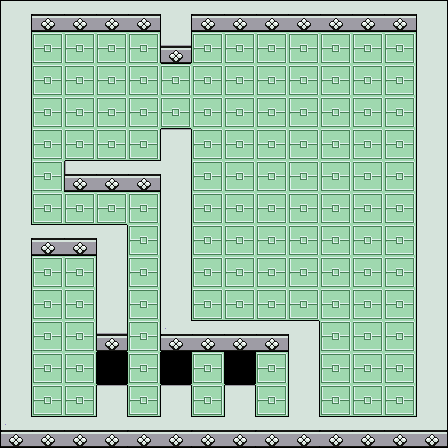

Below is a game level as drawn by its tile map, then a one-line description and the .tmx file that defines it, in full:
An orthogonal 14x14 tile map with 32x32 px tiles, 2 tile layers (Tile Layer 2, Tile Layer 1), 2 tilesets and 14 objects (3x trap, 3x switch, 2x ice, 2x fire, guy, ...).

<map version="1.0" orientation="orthogonal" renderorder="right-down" width="14" height="14" tilewidth="32" tileheight="32" nextobjectid="49">
 <tileset firstgid="1" name="aynNDpb" tilewidth="32" tileheight="32" tilecount="32" columns="8">
  <image source="aynNDpb.png" width="256" height="128" />
 </tileset>
 <tileset firstgid="33" name="entities" tilewidth="32" tileheight="32" tilecount="10" columns="0">
  <tile id="0">
   <image width="32" height="32" source="13 - Ic7yDv4.png" />
  </tile>
  <tile id="1">
   <image width="32" height="32" source="01 - KjpH0ta.png" />
  </tile>
  <tile id="5">
   <image width="32" height="32" source="trap-closed.png" />
  </tile>
  <tile id="6">
   <image width="32" height="32" source="trap-open.png" />
  </tile>
  <tile id="7">
   <image width="16" height="16" source="ice_small.png" />
  </tile>
  <tile id="8">
   <image width="32" height="32" source="window.png" />
  </tile>
  <tile id="9">
   <image width="32" height="32" source="fire.png" />
  </tile>
  <tile id="10">
   <image width="32" height="32" source="warn-tile.png" />
  </tile>
  <tile id="11">
   <image width="32" height="32" source="player.png" />
  </tile>
  <tile id="12">
   <image width="32" height="32" source="switch.png" />
  </tile>
 </tileset>
 <layer name="Tile Layer 2" width="14" height="14">
  <properties>
   <property name="z" type="int" value="1" />
  </properties>
  <data encoding="csv">
0,0,0,0,0,0,0,0,0,0,0,0,0,0,
0,14,14,14,14,14,14,14,14,14,14,14,14,0,
0,14,14,14,14,14,14,14,14,14,14,14,14,0,
0,14,14,14,14,14,14,14,14,14,14,14,14,0,
0,14,14,14,14,14,14,14,14,14,14,14,14,0,
0,14,14,14,14,14,14,14,14,14,14,14,14,0,
0,14,14,14,14,14,14,14,14,14,14,14,14,0,
0,14,14,14,14,14,14,14,14,14,14,14,14,0,
0,14,14,14,14,14,14,14,14,14,14,14,14,0,
0,14,14,14,14,14,14,14,14,14,14,14,14,0,
0,14,14,14,14,14,14,14,14,14,14,14,14,0,
0,14,14,0,14,0,14,0,14,14,14,14,14,0,
0,14,14,14,14,14,14,14,14,14,14,14,14,0,
0,0,0,0,0,0,0,0,0,0,0,0,0,0
</data>
 </layer>
 <layer name="Tile Layer 1" width="14" height="14">
  <properties>
   <property name="collide" type="bool" value="true" />
   <property name="z" type="int" value="2" />
  </properties>
  <data encoding="csv">
4,2,2,2,2,11,2,2,2,2,2,2,2,3,
5,0,0,0,0,19,0,0,0,0,0,0,0,5,
5,0,0,0,0,0,0,0,0,0,0,0,0,5,
5,0,0,0,0,0,0,0,0,0,0,0,0,5,
5,0,0,0,0,21,0,0,0,0,0,0,0,5,
5,0,18,2,2,13,0,0,0,0,0,0,0,5,
5,0,0,0,0,5,0,0,0,0,0,0,0,5,
12,2,2,3,0,5,0,0,0,0,0,0,0,5,
5,0,0,5,0,5,0,0,0,0,0,0,0,5,
5,0,0,5,0,5,0,0,0,0,0,0,0,5,
5,0,0,19,0,8,2,2,2,3,0,0,0,5,
5,0,0,0,0,0,0,0,0,5,0,0,0,5,
5,0,0,21,0,21,0,21,0,5,0,0,0,5,
8,2,2,6,2,6,2,6,2,6,2,2,2,7
</data>
 </layer>
 <objectgroup name="Object Layer 1">
  <object id="2" name="guy" gid="33" x="352" y="376" width="32" height="32" />
  <object id="15" name="ice" gid="40" x="264" y="376" width="16" height="16" />
  <object id="17" name="hud" gid="41" x="0" y="32" width="32" height="32">
   <properties>
    <property name="ignore_position" type="bool" value="true" />
   </properties>
  </object>
  <object id="26" name="button" gid="34" x="128" y="224" width="32" height="32">
   <properties>
    <property name="link" type="int" value="3" />
   </properties>
  </object>
  <object id="28" name="trap" gid="39" x="160" y="384" width="32" height="32">
   <properties>
    <property name="link" type="int" value="2" />
   </properties>
  </object>
  <object id="29" name="trap" gid="39" x="224" y="384" width="32" height="32">
   <properties>
    <property name="link" type="int" value="3" />
   </properties>
  </object>
  <object id="32" name="player" gid="44" x="48" y="296" width="32" height="32" />
  <object id="33" name="fire" gid="42" x="160" y="96" width="32" height="32" />
  <object id="34" name="fire" gid="42" x="160" y="128" width="32" height="32" />
  <object id="35" name="ice" gid="40" x="200" y="376" width="16" height="16" />
  <object id="37" name="switch" gid="45" x="128" y="320" width="32" height="32">
   <properties>
    <property name="link" type="int" value="2" />
   </properties>
  </object>
  <object id="40" name="switch" gid="45" x="32" y="416" width="32" height="32">
   <properties>
    <property name="link" type="int" value="1" />
   </properties>
  </object>
  <object id="41" name="trap" gid="39" x="96" y="384" width="32" height="32">
   <properties>
    <property name="link" type="int" value="1" />
   </properties>
  </object>
  <object id="46" name="switch" gid="45" x="288" y="224" width="32" height="32">
   <properties>
    <property name="link" type="int" value="4" />
   </properties>
  </object>
 </objectgroup>
</map>
